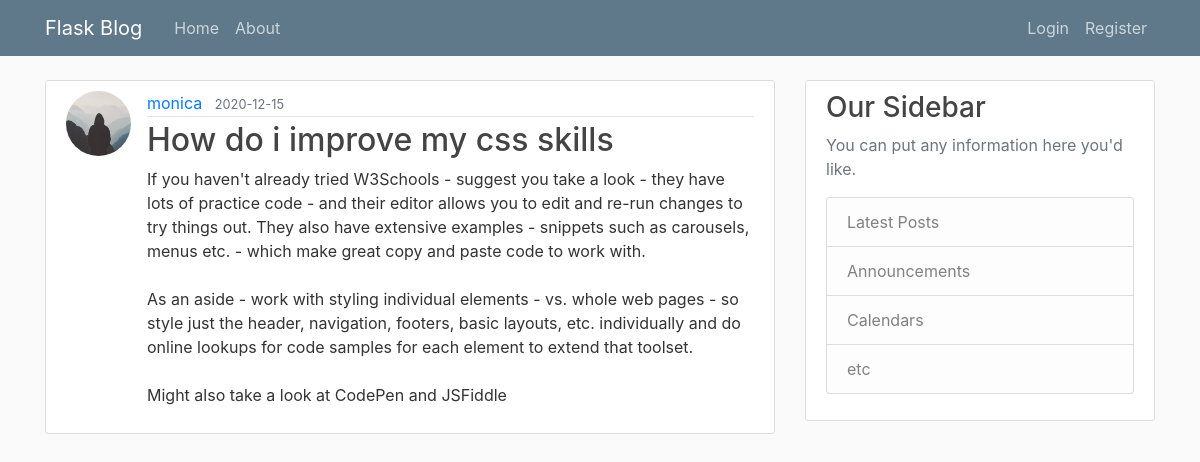
Screenshot of /post/8 with the database file from the repository.
### flaskblog/models.py (models this page shows, shortened)
class User(db.Model, UserMixin):
    id = db.Column(db.Integer, primary_key=True)
    username = db.Column(db.String(20), unique=True, nullable=False)
    email = db.Column(db.String(120), unique=True, nullable=False)
    image_file = db.Column(db.String(20), nullable=False, default='default.jpg')
    password = db.Column(db.String(60), nullable=False)
    posts = db.relationship('Post', backref='author', lazy=True)

class Post(db.Model):
    id = db.Column(db.Integer, primary_key=True)
    title = db.Column(db.String(100), nullable=False)
    date_posted = db.Column(db.DateTime, nullable=False, default=datetime.utcnow)
    content = db.Column(db.Text, nullable=False)
    user_id = db.Column(db.Integer, db.ForeignKey('user.id'), nullable=False)

### flaskblog/posts/routes.py (the view)
@posts.route('/post/<int:post_id>')
def post(post_id):
    post = Post.query.get_or_404(post_id)
    return render_template('post.html', title=post.title, post=post)

### flaskblog/templates/post.html (shortened to what this page needs)
{% extends "layout.html" %}
{% block content %}
<article class="media content-section">
    <img class="rounded-circle article-img"
        src="{{ url_for('static', filename='profile_pics/' + post.author.image_file) }}">
    <div class="media-body">
        <div class="article-metadata">
            <a class="mr-2" href="" {{ url_for('users.user_posts',
                username=post.author.username) }}"">{{ post.author.username
                }}</a>
            <small class="text-muted">{{ post.date_posted.strftime('%Y-%m-%d')
                }}</small>
        </div>
        <h2 class="article-title">{{ post.title }}</h2>
        <p class="article-content">{{ post.content }}</p>
    </div>
</article>
{% endblock content %}

### flaskblog/static/main.css (style rules this page uses)
body { background: #fafafa; color: #333333; margin-top: 5rem; }
h1, h2, h3, h4, h5, h6 { color: #444444; }
.content-section { background: #ffffff; padding: 10px 20px; border: 1px solid #dddddd; border-radius: 3px; margin-bottom: 20px; }
.article-title { color: #444444; }
.article-content { white-space: pre-line; }
.article-img { height: 65px; width: 65px; margin-right: 16px; }
.article-metadata { padding-bottom: 1px; margin-bottom: 4px; border-bottom: 1px solid #e3e3e3 }

### rows the page displays
User: image_file (placeholder picture), author.username "monica"
Post: date_posted "2020-12-15", title "How do i improve my css skills", content "If you haven't already tried W3Schools - suggest you take a look - they have lots of practice code - and their editor allows you to edit and re-run changes to try things out. They also have extensive examples - snippets such as carousels, menus etc. - which make great copy and paste code to work with. As an aside - work with styling individual elements - vs. whole web pages - so style just the header, navigation, footers, basic layouts, etc. individually and do online lookups for code samples for each element to extend that toolset. Might also take a look at CodePen and JSFiddle"
